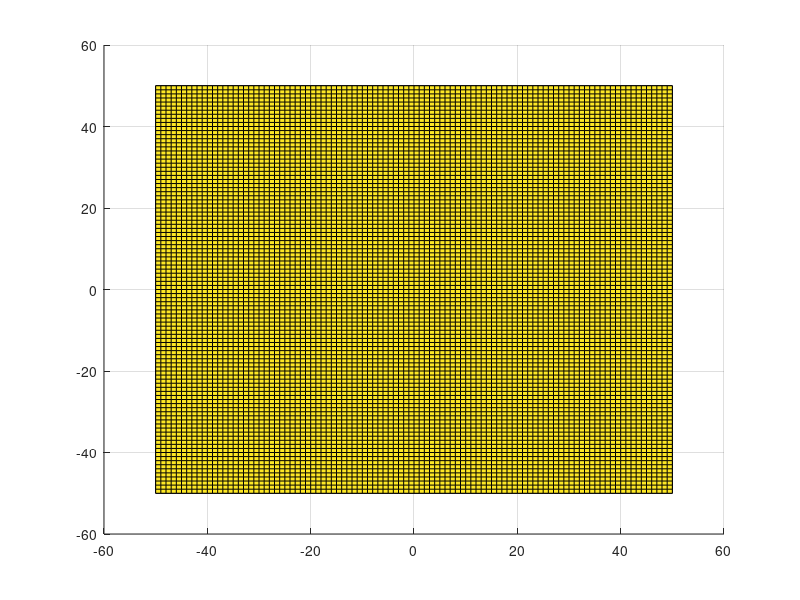

Here is the MATLAB script that generated this plot:
%By:        Shane Billingsley
%Class:     ASEN 2803 Dynamics & Controls Lab
%Date:      Spring 2023

% basis vectors in car-centered frame
car_i = [1 0 0];
car_j = [0 1 0];
car_k = [0 0 1];

% define loop
h_loop = 25;
rho = 40;
phi = linspace(0,2*pi,1000);
Z = (rho*-cos(phi)+rho)+h_loop; Y = rho*sin(phi);
X = ones(1,1000)+25;

% define other constants
m = 1;
g = 9.81;
h_0 = 125;
v = sqrt(2*g*(h_0-Z));

%define G-forces
G = zeros(3,1000);
G(3,:)=(v.^2)./(rho*g)+cos(phi);

%output G-loading
[Mk,Ik] = max(G(3,:));
format = "Maximum G-loading is %2.8f G in the %s direction at theta= %2.2f \n"; 
fprintf(format,Mk,"upward",phi(Ik));
fprintf("Total Length of Track is %3.2f m \n",(pi*rho));

%check surfaces
X_check = -50:50;
Y_check = -50:50;
Z_check1 = ones(101,101)+24;
Z_check2 = ones(101,101)+124;

%plot in 3D
hold on;
plot3(X,Y,Z);
surf(X_check,Y_check,Z_check1);
surf(X_check,Y_check,Z_check2);
grid on;
